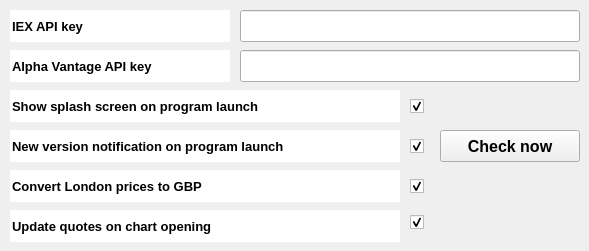
   <widget class="QWidget" name="general">
    <attribute name="title">
     <string>General</string>
    </attribute>
    <widget class="QLineEdit" name="splashLbl">
     <property name="geometry">
      <rect>
       <x>10</x>
       <y>90</y>
       <width>390</width>
       <height>32</height>
      </rect>
     </property>
     <property name="font">
      <font>
       <pointsize>10</pointsize>
       <weight>75</weight>
       <bold>true</bold>
       <kerning>true</kerning>
      </font>
     </property>
     <property name="mouseTracking">
      <bool>false</bool>
     </property>
     <property name="focusPolicy">
      <enum>Qt::NoFocus</enum>
     </property>
     <property name="acceptDrops">
      <bool>false</bool>
     </property>
     <property name="autoFillBackground">
      <bool>true</bool>
     </property>
     <property name="locale">
      <locale language="English" country="UnitedStates"/>
     </property>
     <property name="text">
      <string>Show splash screen on program launch</string>
     </property>
     <property name="frame">
      <bool>false</bool>
     </property>
     <property name="readOnly">
      <bool>true</bool>
     </property>
    </widget>
    <widget class="QCheckBox" name="splashCheckBox">
     <property name="enabled">
      <bool>true</bool>
     </property>
     <property name="geometry">
      <rect>
       <x>410</x>
       <y>94</y>
       <width>24</width>
       <height>24</height>
      </rect>
     </property>
     <property name="font">
      <font>
       <pointsize>9</pointsize>
       <weight>75</weight>
       <bold>true</bold>
       <kerning>true</kerning>
      </font>
     </property>
     <property name="focusPolicy">
      <enum>Qt::NoFocus</enum>
     </property>
     <property name="autoFillBackground">
      <bool>true</bool>
     </property>
     <property name="text">
      <string/>
     </property>
     <property name="checked">
      <bool>true</bool>
     </property>
    </widget>
    <widget class="QCheckBox" name="newVersionCheckBox">
     <property name="enabled">
      <bool>true</bool>
     </property>
     <property name="geometry">
      <rect>
       <x>410</x>
       <y>134</y>
       <width>24</width>
       <height>24</height>
      </rect>
     </property>
     <property name="font">
      <font>
       <pointsize>9</pointsize>
       <weight>75</weight>
       <bold>true</bold>
       <kerning>true</kerning>
      </font>
     </property>
     <property name="focusPolicy">
      <enum>Qt::NoFocus</enum>
     </property>
     <property name="autoFillBackground">
      <bool>true</bool>
     </property>
     <property name="text">
      <string/>
     </property>
     <property name="checked">
      <bool>true</bool>
     </property>
    </widget>
    <widget class="QLineEdit" name="notificationLbl">
     <property name="geometry">
      <rect>
       <x>10</x>
       <y>130</y>
       <width>390</width>
       <height>32</height>
      </rect>
     </property>
     <property name="font">
      <font>
       <pointsize>10</pointsize>
       <weight>75</weight>
       <bold>true</bold>
       <kerning>true</kerning>
      </font>
     </property>
     <property name="mouseTracking">
      <bool>false</bool>
     </property>
     <property name="focusPolicy">
      <enum>Qt::NoFocus</enum>
     </property>
     <property name="acceptDrops">
      <bool>false</bool>
     </property>
     <property name="autoFillBackground">
      <bool>true</bool>
     </property>
     <property name="locale">
      <locale language="English" country="UnitedStates"/>
     </property>
     <property name="text">
      <string>New version notification on program launch</string>
     </property>
     <property name="frame">
      <bool>false</bool>
     </property>
     <property name="readOnly">
      <bool>true</bool>
     </property>
    </widget>
    <widget class="QPushButton" name="newVersionButton">
     <property name="geometry">
      <rect>
       <x>440</x>
       <y>130</y>
       <width>140</width>
       <height>32</height>
      </rect>
     </property>
     <property name="font">
      <font>
       <pointsize>12</pointsize>
       <weight>75</weight>
       <bold>true</bold>
      </font>
     </property>
     <property name="focusPolicy">
      <enum>Qt::NoFocus</enum>
     </property>
     <property name="autoFillBackground">
      <bool>true</bool>
     </property>
     <property name="text">
      <string>Check now</string>
     </property>
     <property name="iconSize">
      <size>
       <width>39</width>
       <height>31</height>
      </size>
     </property>
     <property name="autoDefault">
      <bool>false</bool>
     </property>
     <property name="flat">
      <bool>false</bool>
     </property>
    </widget>
    <widget class="QLineEdit" name="londonPricesLbl">
     <property name="geometry">
      <rect>
       <x>10</x>
       <y>170</y>
       <width>390</width>
       <height>32</height>
      </rect>
     </property>
     <property name="font">
      <font>
       <pointsize>10</pointsize>
       <weight>75</weight>
       <bold>true</bold>
       <kerning>true</kerning>
      </font>
     </property>
     <property name="mouseTracking">
      <bool>false</bool>
     </property>
     <property name="focusPolicy">
      <enum>Qt::NoFocus</enum>
     </property>
     <property name="acceptDrops">
      <bool>false</bool>
     </property>
     <property name="autoFillBackground">
      <bool>true</bool>
     </property>
     <property name="locale">
      <locale language="English" country="UnitedStates"/>
     </property>
     <property name="text">
      <string>Convert London prices to GBP</string>
     </property>
     <property name="frame">
      <bool>false</bool>
     </property>
     <property name="readOnly">
      <bool>true</bool>
     </property>
    </widget>
    <widget class="QCheckBox" name="londonPricesCheckBox">
     <property name="enabled">
      <bool>true</bool>
     </property>
     <property name="geometry">
      <rect>
       <x>410</x>
       <y>174</y>
       <width>24</width>
       <height>24</height>
      </rect>
     </property>
     <property name="font">
      <font>
       <pointsize>9</pointsize>
       <weight>75</weight>
       <bold>true</bold>
       <kerning>true</kerning>
      </font>
     </property>
     <property name="focusPolicy">
      <enum>Qt::NoFocus</enum>
     </property>
     <property name="autoFillBackground">
      <bool>true</bool>
     </property>
     <property name="text">
      <string/>
     </property>
     <property name="checked">
      <bool>true</bool>
     </property>
    </widget>
    <widget class="QLineEdit" name="autoUpdateLbl">
     <property name="geometry">
      <rect>
       <x>10</x>
       <y>210</y>
       <width>390</width>
       <height>32</height>
      </rect>
     </property>
     <property name="font">
      <font>
       <pointsize>10</pointsize>
       <weight>75</weight>
       <bold>true</bold>
       <kerning>true</kerning>
      </font>
     </property>
     <property name="mouseTracking">
      <bool>false</bool>
     </property>
     <property name="focusPolicy">
      <enum>Qt::NoFocus</enum>
     </property>
     <property name="acceptDrops">
      <bool>false</bool>
     </property>
     <property name="autoFillBackground">
      <bool>true</bool>
     </property>
     <property name="locale">
      <locale language="English" country="UnitedStates"/>
     </property>
     <property name="text">
      <string>Update quotes on chart opening</string>
     </property>
     <property name="frame">
      <bool>false</bool>
     </property>
     <property name="readOnly">
      <bool>true</bool>
     </property>
    </widget>
    <widget class="QCheckBox" name="autoUpdateCheckBox">
     <property name="enabled">
      <bool>true</bool>
     </property>
     <property name="geometry">
      <rect>
       <x>410</x>
       <y>210</y>
       <width>24</width>
       <height>24</height>
      </rect>
     </property>
     <property name="font">
      <font>
       <pointsize>9</pointsize>
       <weight>75</weight>
       <bold>true</bold>
       <kerning>true</kerning>
      </font>
     </property>
     <property name="focusPolicy">
      <enum>Qt::NoFocus</enum>
     </property>
     <property name="autoFillBackground">
      <bool>true</bool>
     </property>
     <property name="text">
      <string/>
     </property>
     <property name="checked">
      <bool>true</bool>
     </property>
    </widget>
    <widget class="QLineEdit" name="avapikeyLbl">
     <property name="geometry">
      <rect>
       <x>10</x>
       <y>50</y>
       <width>220</width>
       <height>32</height>
      </rect>
     </property>
     <property name="font">
      <font>
       <pointsize>10</pointsize>
       <weight>75</weight>
       <bold>true</bold>
       <kerning>true</kerning>
      </font>
     </property>
     <property name="mouseTracking">
      <bool>false</bool>
     </property>
     <property name="focusPolicy">
      <enum>Qt::NoFocus</enum>
     </property>
     <property name="acceptDrops">
      <bool>false</bool>
     </property>
     <property name="autoFillBackground">
      <bool>true</bool>
     </property>
     <property name="locale">
      <locale language="English" country="UnitedStates"/>
     </property>
     <property name="text">
      <string>Alpha Vantage API key</string>
     </property>
     <property name="frame">
      <bool>false</bool>
     </property>
     <property name="readOnly">
      <bool>true</bool>
     </property>
    </widget>
    <widget class="QLineEdit" name="avapikeyEdit">
     <property name="geometry">
      <rect>
       <x>240</x>
       <y>50</y>
       <width>340</width>
       <height>32</height>
      </rect>
     </property>
     <property name="focusPolicy">
      <enum>Qt::StrongFocus</enum>
     </property>
     <property name="autoFillBackground">
      <bool>false</bool>
     </property>
     <property name="frame">
      <bool>true</bool>
     </property>
     <property name="readOnly">
      <bool>false</bool>
     </property>
    </widget>
    <widget class="QLineEdit" name="iexapikeyLbl">
     <property name="geometry">
      <rect>
       <x>10</x>
       <y>10</y>
       <width>220</width>
       <height>32</height>
      </rect>
     </property>
     <property name="font">
      <font>
       <pointsize>10</pointsize>
       <weight>75</weight>
       <bold>true</bold>
       <kerning>true</kerning>
      </font>
     </property>
     <property name="mouseTracking">
      <bool>false</bool>
     </property>
     <property name="focusPolicy">
      <enum>Qt::NoFocus</enum>
     </property>
     <property name="acceptDrops">
      <bool>false</bool>
     </property>
     <property name="autoFillBackground">
      <bool>true</bool>
     </property>
     <property name="locale">
      <locale language="English" country="UnitedStates"/>
     </property>
     <property name="text">
      <string>IEX API key</string>
     </property>
     <property name="frame">
      <bool>false</bool>
     </property>
     <property name="readOnly">
      <bool>true</bool>
     </property>
    </widget>
    <widget class="QLineEdit" name="iexapikeyEdit">
     <property name="geometry">
      <rect>
       <x>240</x>
       <y>10</y>
       <width>340</width>
       <height>32</height>
      </rect>
     </property>
     <property name="focusPolicy">
      <enum>Qt::StrongFocus</enum>
     </property>
     <property name="autoFillBackground">
      <bool>false</bool>
     </property>
     <property name="frame">
      <bool>true</bool>
     </property>
     <property name="readOnly">
      <bool>false</bool>
     </property>
    </widget>
   </widget>
